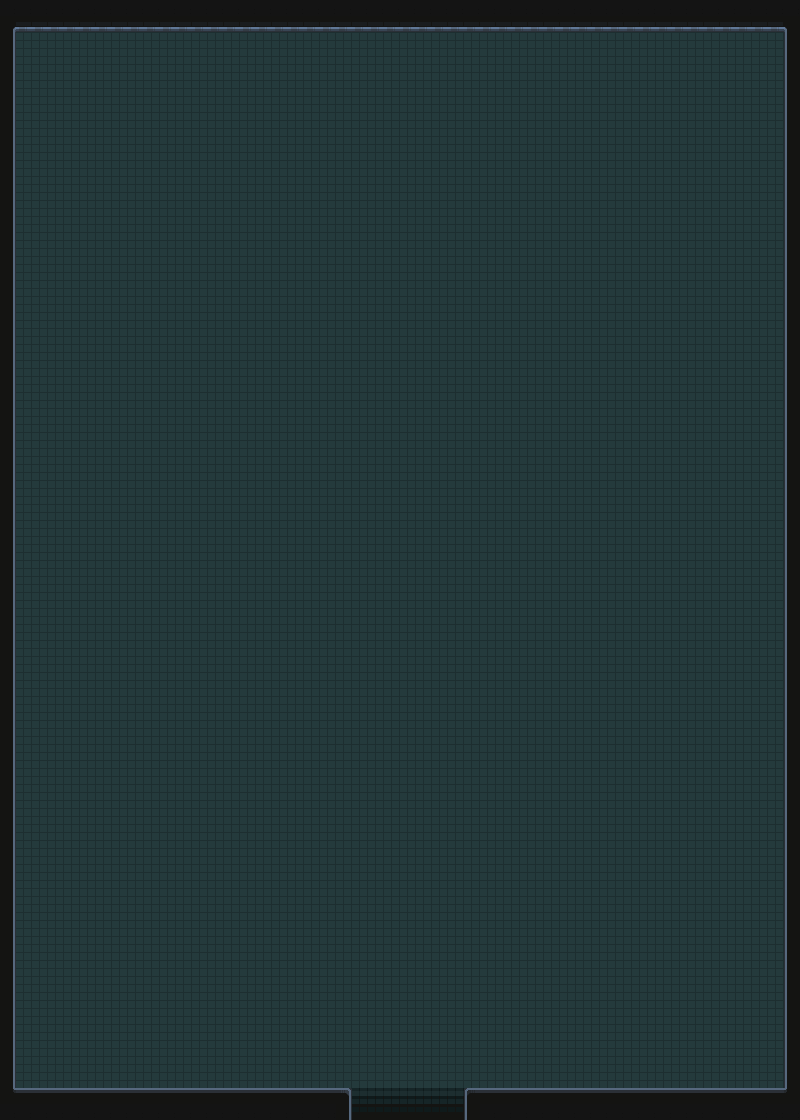

Below is a game level as drawn by its tile map, then a one-line description and the .tmx that defines it (tile-layer data replaced by summaries):
An orthogonal 50x70 tile map with 16x16 px tiles, 2 tile layers (Ground, Collision).

<map version="1.10" tiledversion="1.10.2" orientation="orthogonal" renderorder="right-down" width="50" height="70" tilewidth="16" tileheight="16" infinite="0" nextlayerid="3" nextobjectid="1">
 <tileset firstgid="1" name="Tileset3" tilewidth="16" tileheight="16" tilecount="1024" columns="32">
  <image source="Tileset3.png" width="512" height="512" />
 </tileset>
 <layer id="2" name="Ground" width="50" height="70">
  <data>[3500 cells, 3500 non-empty, 1 distinct tile ids]</data>
 </layer>
 <layer id="1" name="Collision" width="50" height="70">
  <data>[3500 cells, 332 non-empty, 15 distinct tile ids]</data>
 </layer>
</map>
